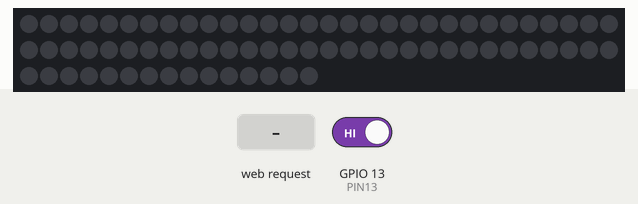
This sketch was run on a simulated ESP32. Parts: 75 RGB LEDs in strip order, left to right, continuing on the next row. Inputs (shaded band) come from the test bench; at power-on: GPIO 13 (PIN13) HIGH. Dim RGB values are drawn brighter than linear.

Above: at 1.2 s.
1.3 s: HTTP request GET /timer?value=1 received
At 2.6 s:
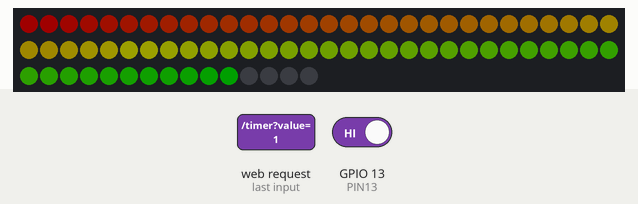
4.3 s: HTTP request GET /demo?value=1 received
At 7.8 s:
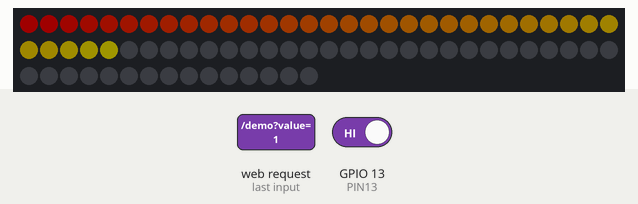
10.3 s: GPIO 13 (PIN13) driven LOW
At 13.3 s:
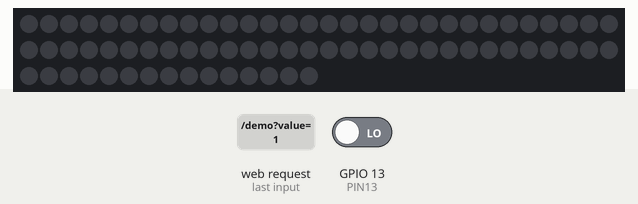
Timing chart, 0 to 14.8 s (numbered marks = the images above; inputs shaded):
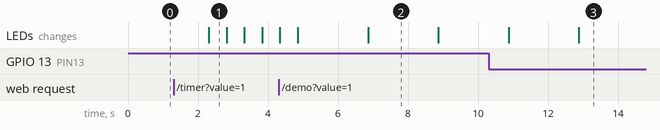

The sketch:

main.ino
```cpp
#include <WiFi.h> // header we need to include for WiFi functions
#include <WebServer.h>
#include <Adafruit_NeoPixel.h>

#define BUTTON0 34
#define PIN 25
#define PIN13 13    // Grap Signal from the charger
#define PIN15 15    // LED wire LED Data
#define NUM_LEDS 71 // Number of LEDs on the neo pixel ring
#define ringshow_noglitch() {delay(1);ring.show();delay(1);ring.show();}
Adafruit_NeoPixel ring = Adafruit_NeoPixel(75, PIN15, NEO_GRB + NEO_KHZ800);

const char* ssid = "gun_final"; // !!! CHANGE THIS to your name or sth. unique
const char* pass = "cics290m";
WebServer server(80);  // define server object, at port 80

// flags
byte prev0 = 1; // detect to start charging
byte siri_flag = 1;
byte battery_flag = 1;
byte demo_flag = 1;
byte timer_flag = 1;

// global variables
int r= 255;
int g = 0;
int b = 0;
int led = 0;
int off = 0;
int time_val = 0;

// helper functions
void update_led() {
  if(server.hasArg("value")) {
    // get the value from the param
    int led_value = server.arg("value").toInt();

    // convert the battery to the proper number of LED
    float temp = NUM_LEDS * (led_value/100.0);
    int temp_led = int(temp);

    // change flag if the new battery info is different from the cached one
    if(temp_led != led){
      battery_flag = 0;
      led = temp_led;
    }

    // send response back to the pohone
    server.send(200, "text/html", "{\"result\":1}");
  } else { server.send(200, "text/html", "{\"result\":0}"); }
}


// This function is trigger by siri call.
// ex. "Hey Siri Trun off the LED" or "Hey Siri Trun on the LED"
void update_led_status() {
  if(server.hasArg("value")) {

    // get the value from the param
    int val = server.arg("value").toInt();

    // change the flag to 0
    siri_flag = 0;
    off = val;

    // send response back to the pohone
    server.send(200, "text/html", "{\"result\":1}");
  } else { server.send(200, "text/html", "{\"result\":0}"); }
}

void update_demo() {
  if(server.hasArg("value")) {

    // get the value from the param
    int val = server.arg("value").toInt();

    // change the flag to 0
    demo_flag = 0;

    // send response back to the pohone
    server.send(200, "text/html", "{\"result\":1}");
  } else { server.send(200, "text/html", "{\"result\":0}"); }
}

void update_timer() {
  if(server.hasArg("value")) {

    // get the value from the param
    int val = server.arg("value").toInt();

    // change the flag to 0
    timer_flag = 0;
    time_val = val;

    // send response back to the pohone
    server.send(200, "text/html", "{\"result\":1}");
  } else { server.send(200, "text/html", "{\"result\":0}"); }
}

// Turn ON LED
void turn_on(int num_leds){
  int j = 1;
  for(int i=0;i<num_leds;i++) {
    if(i< 35){
      ring.setPixelColor(i,r,g+(i*7),b);
    }
    if(i >= 35){
      ring.setPixelColor(i,r-(j*7),255,b);
      j++;
    }
  }

}

// Turn OFF LED
void trun_off(int num_leds){
  for(int i= num_leds+1;i<NUM_LEDS;i++) {
     ring.setPixelColor(i,0,0,0);
  }
}

void helper(int num_leds){
      turn_on(num_leds);
      trun_off(num_leds);
      ringshow_noglitch();
}

// demo function()
void demo(){
      float ten_t = NUM_LEDS * (10/100.0);
      float fifty_t = NUM_LEDS * (50/100.0);
      float seventyfive_t = NUM_LEDS * (75/100.0);
      float full_t = NUM_LEDS * (100/100.0);

      int ten = int(ten_t);
      int fifty = int(fifty_t);
      int seventyfive = int(seventyfive_t);
      int full = int(full_t);


      helper(ten);
      delay(2000);

      helper(fifty);
      delay(2000);

      helper(seventyfive);
      delay(2000);

      helper(full);
      delay(2000);

      // set back to original
      helper(led);
}

void timer(int end_time){
    int until = end_time;
    int i = 0;
    float increase_f = NUM_LEDS / end_time ;
    int increase = int(increase_f);
    int curr = 0;
    while(i < until){
      helper(curr);
      curr = curr + increase;
      delay(1000);  // wait 1 sec
      i = i + 1; //increment
    }
    helper(NUM_LEDS);

    // blink two time
    delay(500);
    trun_off(-1);
    ringshow_noglitch();
    delay(500);
    helper(NUM_LEDS);

    delay(500);
    trun_off(-1);
    ringshow_noglitch();
    delay(500);
    helper(NUM_LEDS);

    // reset
    delay(500);
    helper(led);
}

void setup(void){
  // charger info setup
  pinMode(PIN13, INPUT);
  // get info
  pinMode(PIN15, OUTPUT);

  // ring setup
  ring.begin();
  ring.setBrightness(32);
  ring.clear(); // clear all pixels
  ring.setPixelColor(0,0);
  ringshow_noglitch();

  // For debug
  Serial.begin(9600);

  // Open up the wifi and recieve the API calls
  WiFi.mode(WIFI_AP); // start ESP in AP mode
  WiFi.softAP(ssid, pass);
  server.on("/led", update_led);
  server.on("/status", update_led_status);
  server.on("/demo", update_demo);
  server.on("/timer", update_timer);
  server.begin();  // starts server

}

void loop(void){
  int num_leds = led;              // based on the phone's battery
  byte curr0 = digitalRead(PIN13); // get the signal from the charger. 1 == ON, 0 == OFF

  // Server is running
  server.handleClient();  // handle client requests, must call frequently

  // Update when the charging starts or phone leavs
  if(curr0 != prev0){    // when we turn off
    if(curr0 == 1){
      // when the phone starts to charge
      turn_on(num_leds);
      trun_off(num_leds);
      ringshow_noglitch();
    }
    else{
      // when the phone leaves the charger
      trun_off(-1);
      ringshow_noglitch();
      num_leds = 0;
    }
  }
  prev0 = curr0;

  // update when we get siri order either turn_on or turn_off
  if(siri_flag == 0){
    if(off == 0 && curr0 == 1){
      turn_on(num_leds);
      trun_off(num_leds);
      ringshow_noglitch();
    }
    else{
      trun_off(-1);
      ringshow_noglitch();
    }
    siri_flag = 1;
  }

  // Update when the battery changes
  if(battery_flag == 0 && curr0 == 1){
      turn_on(num_leds);
      trun_off(num_leds);
      ringshow_noglitch();
      battery_flag = 1;
   }

   // update when the demo request comes
   if(demo_flag == 0 && curr0 == 1){
      demo();
      demo_flag = 1;
   }

   // update when the timer request comes
   if(timer_flag == 0 && curr0 == 1){
      timer(time_val);
      timer_flag = 1;
   }
}
```

Measured:
- after the input at 1.3 s, the LEDs: change after 1.0 s (image 1)
- after the input at 10.3 s, the LEDs: first differ from a run without the input after 2.6 s (image 3)
- what the display in image 1 shows lasts 0.5 s, from 2.3 s to 2.8 s
- what the display in image 2 shows lasts 2.0 s, from 6.9 s to 8.9 s
